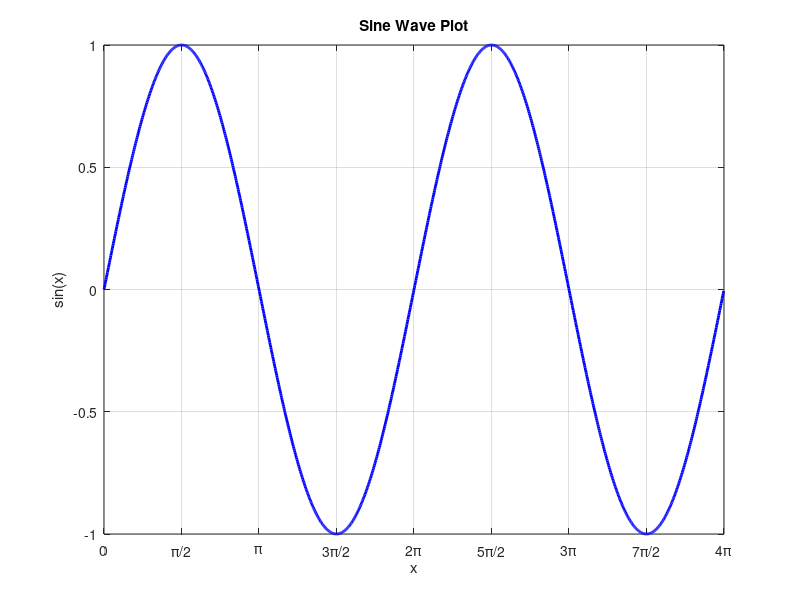

The MATLAB source for this figure:
% MATLAB script to plot a sine wave
% Generated randomly named file

% Define x values from 0 to 4π with small increments
x = 0:0.01:4*pi;

% Calculate y values as sine of x
y = sin(x);

% Create the plot
figure;
plot(x, y, 'b-', 'LineWidth', 2);

% Add labels and title
xlabel('x');
ylabel('sin(x)');
title('Sine Wave Plot');

% Add grid for better visualization
grid on;

% Set axis limits for better view
xlim([0 4*pi]);

% Add x-axis labels in terms of pi
xticks(0:pi/2:4*pi);
xticklabels({'0', '\pi/2', '\pi', '3\pi/2', '2\pi', '5\pi/2', '3\pi', '7\pi/2', '4\pi'});

% Display the plot
disp('Sine wave plot created successfully!');
